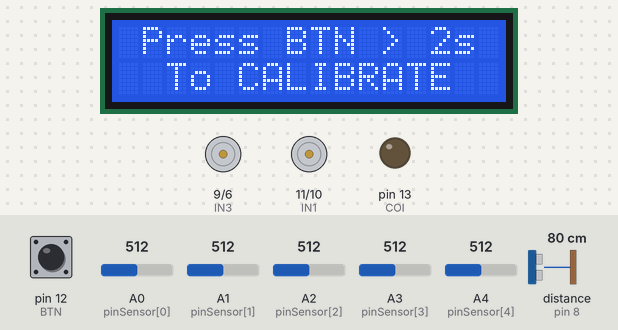
The sketch below on a simulated Arduino Uno, built with avr-gcc and run on an emulated ATmega328P. Shown: 16×2 character LCD, motor-driver pin pairs drawn as motors (green arrow = first pin HIGH = forward, orange = second pin HIGH = backward, longer = more drive), output pins drawn as LEDs (lit = HIGH). Inputs (shaded band) come from the test bench; at power-on: pin 12 (BTN) HIGH, distance to the obstacle (sensor on pin 8) 80 cm, A0 (pinSensor[0]) = 512, A1 (pinSensor[1]) = 512, A2 (pinSensor[2]) = 512, A3 (pinSensor[3]) = 512, A4 (pinSensor[4]) = 512. The echo pulse lasts 58.3 µs per cm; pins used as bus, display or sensor lines are not drawn.

Above: at 0.8 s.
0.9 s: pin 12 (BTN) pulled LOW for 0.15 s
At 3.2 s:
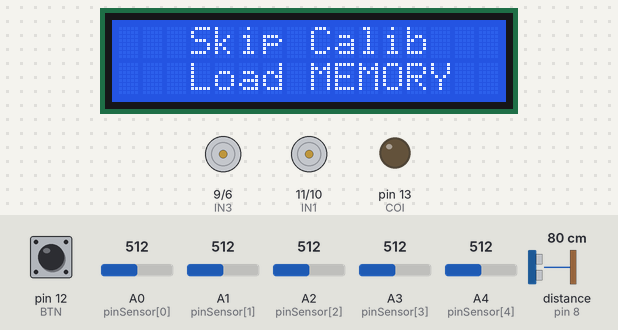
3.5 s: distance to the obstacle (sensor on pin 8) set to 17 cm
At 4.3 s:
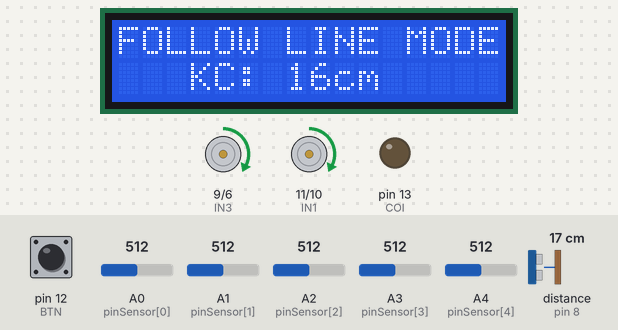
5.2 s: distance to the obstacle (sensor on pin 8) set to 13 cm
At 6.8 s:
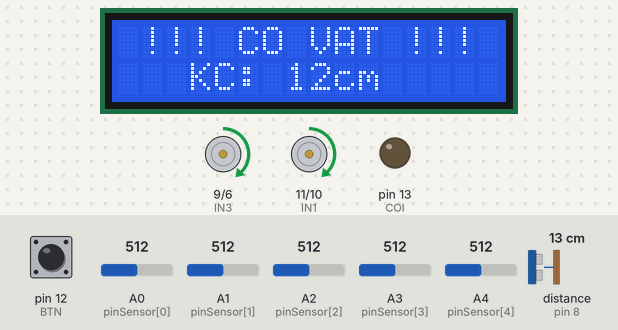
6.9 s: distance to the obstacle (sensor on pin 8) set to 18 cm
At 8.0 s:
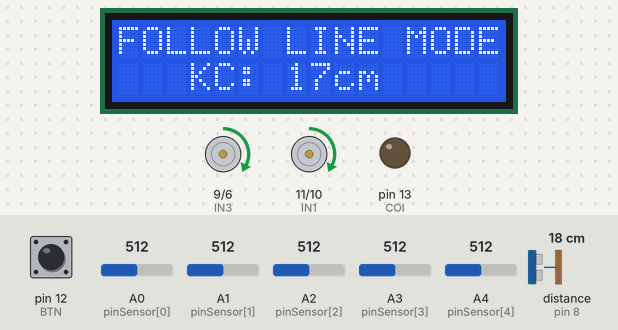
Timing chart, 0 to 9.9 s (numbered marks = the images above; inputs shaded):
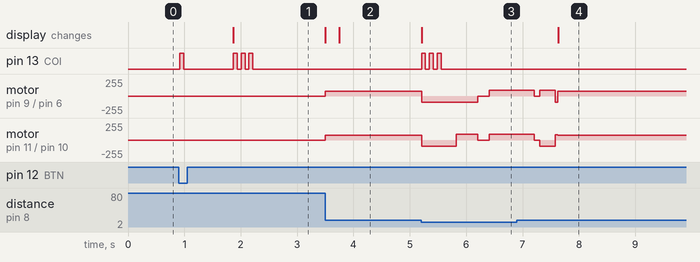

The sketch:

Code_Do_Line_Tranh_Vat_Can.ino
```cpp
#include <Wire.h> //thư viện giao tiếp I2C
#include <LiquidCrystal.h>  // Thư viện LCD 4-bit
#include <EEPROM.h>//thư viện đọc/ghi dữ liệu vào bộ nhớ vĩnh viễn Adruino

// LCD 1602 sử dụng giao tiếp 4-bit
LiquidCrystal lcd(0, 1, 2, 3, 4, 5);  // RS=0, EN=1, D4=2, D5=3, D6=4, D7=5

//L298N
#define IN1 11   // Motor trái
#define IN2 10   // chân điều khiển tốc độ/hướng motor trái
#define IN3 9  // Motor phải
#define IN4 6 // chân điều khiển tốc độ/hướng motor phải

// EEPROM address
#define EEPROM_ADDR 0

// CB HCSR04
#define TRIG_PIN 7// chân phát sóng siêu âm
#define ECHO_PIN 8// chân nhận sóng siêu âm phản hồi


//TCRT5000
int threshold[5] = {500, 500, 500, 500, 500}; // tùy chỉnh theo ánh sáng
const int pinSensor[5] = {A0, A1, A2, A3, A4}; //5 chân analog đọc dữ liệu từ cảm biến
float weight[5] = {-2, -1, 0, 1, 2};  // trọng số gán cho mỗi mắt để tính toán độ lệch PID
bool sensorValue[5]; // lưu trạng thái line (0:ngoài vạch,1:trên vạch)
unsigned long pressStartTime = 0;
bool buttonState;

#define BTN 12// chân nút điều khiển
#define COI 13 // chân còi báo(buzzer)

// ---- Lưu threshold vào EEPROM ----
void saveThreshold(){
  for(int i=0;i<5;i++){
    //Serial.print(threshold[i]);
    //Serial.print("  |  ");
    EEPROM.put(EEPROM_ADDR + i*2, threshold[i]); // mỗi int 2 byte vào bộ nhớ
  }  //Serial.println();
}
// ---- Đọc threshold từ EEPROM ----
void loadThreshold(){
  for(int i=0;i<5;i++){
    EEPROM.get(EEPROM_ADDR + i*2, threshold[i]);// lấy dữ liệu từ địa chỉ tương ứng
  }
}
void readSensor() { //đọc giá trị từ 5 cảm biến hồng ngoại
  int count = 0;
  int sumArr[] = {0,0,0,0,0,0,0,0};
  while(count < 1) {
    for(int i=0; i<5; i++){
      sumArr[i] += analogRead(pinSensor[i]);
    }
    count++;
  }
  for(int i=0; i<5; i++) {
    if((sumArr[i]/count) > threshold[i]) sensorValue[i] = 1;// nếu giá trị> ngưỡng thì trên vạch
    else sensorValue[i] = 0;// ngược lại là ngoài vạch
    //Serial.print(sensorValue[i]);
    //Serial.print("  |  ");
  } //Serial.println();
}
// Hàm trả về khoảng cách (cm)
long readDistance() { //đo khoảng cách bằng sóng siêu âm
  long duration;
  long distance;

  // Tạo xung trigger
  digitalWrite(TRIG_PIN, LOW);
  delayMicroseconds(2);
  digitalWrite(TRIG_PIN, HIGH);// phát xung 10 micro giây
  delayMicroseconds(10);
  digitalWrite(TRIG_PIN, LOW);

  // Đọc echo với TIMEOUT 20ms (~3.4m)
  duration = pulseIn(ECHO_PIN, HIGH, 20000);// đo thời gian xung phản hồi

  // Không có phản xạ → bỏ qua
  if (duration == 0) {
    return -1;
  }

  // Tính khoảng cách (cm)
  distance = duration * 0.034 / 2;// vận tốc âm thanh.thời gian/2

  // Lọc giá trị nhiễu
  if (distance < 2 || distance > 200) {
    return -1;
  }

  return distance;
}

void beep(int n) {
  for(int i = 0; i < n; i++) {
    digitalWrite(COI, HIGH);  // Bật buzzer
    delay(70);               // thời gian kêu 200ms
    digitalWrite(COI, LOW);   // Tắt buzzer
    delay(70);               // nghỉ giữa các beep 200ms
  }
}
float getError() { // thuật toán điều khiển PID
  readSensor();
  int sum = 0;
  int count = 0;
  for(int i = 0; i < 5; i++) {
    sum += weight[i] * sensorValue[i];// tổng trọng số các mắt đang thấy vạch
    count += sensorValue[i];// số lượng mắt đang thấy vạch
  }
  return (count>0) ? (float)sum/count : NAN; // outline thì trả về NAN
}
// Hàm điều khiển bánh trái
void motorLeft(int speed) {
  if (speed > 0) {
    analogWrite(IN1, speed);
    digitalWrite(IN2, LOW);
  }
  else if (speed < 0) {
    digitalWrite(IN1, LOW);
    analogWrite(IN2, -speed);
  }
  else { // speed = 0
    digitalWrite(IN1, LOW);
    digitalWrite(IN2, LOW);
  }
}
// ---- Calibrate threshold ----
void calibrateThreshold() {
  lcd.clear();
  lcd.setCursor(0,0);
  lcd.print(" Press BTN > 2s");
  lcd.setCursor(0,1);
  lcd.print("  To CALIBRATE");

  bool skip = true;
  bool longPress = false;

  int inlineValue[5];
  int outlineValue[5];

  for (int i = 0; i < 5; i++) {
    inlineValue[i] = 1023;
    outlineValue[i] = 0;
  }

  /* ====== CHỜ NHẤN NÚT ====== */
  while (true) {
    buttonState = digitalRead(BTN);
    if (buttonState == LOW) {
      delay(20); // debounce
      pressStartTime = millis();
      beep(1);

      while (digitalRead(BTN) == LOW) {
        if (millis() - pressStartTime >= 2000) {
          skip = false;
          longPress = true;
          break;
        }
      }
      break;
    }
  }

  if (longPress) {
    beep(3);
  }

  delay(800);

  /* ====== LOAD / CALIB ====== */
  if (!skip) {

    /* ====== IN-LINE ====== */
    lcd.clear();
    lcd.setCursor(0,0);
    lcd.print("  Put ON line");
    lcd.setCursor(0,1);
    lcd.print("   Press BTN");

    while (digitalRead(BTN) == LOW);
    while (digitalRead(BTN) != LOW);

    digitalWrite(COI, HIGH);
    delay(300);

    for (int i = 0; i < 100; i++) {
      for (int j = 0; j < 5; j++) {
        inlineValue[j] = min(inlineValue[j], analogRead(pinSensor[j]));
        //Serial.print(inlineValue[j]);
        //Serial.print("  |  ");
      } //Serial.println();
    }

    digitalWrite(COI, LOW);

    /* ====== OUT-LINE ====== */
    lcd.clear();
    lcd.setCursor(0,0);
    lcd.print("  Put OUT line");
    lcd.setCursor(0,1);
    lcd.print("   Press BTN");

    while (digitalRead(BTN) == LOW);
    while (digitalRead(BTN) != LOW);

    digitalWrite(COI, HIGH);
    delay(300);

    for (int i = 0; i < 100; i++) {
      for (int j = 0; j < 5; j++) {
        outlineValue[j] = max(outlineValue[j], analogRead(pinSensor[j]));
        //Serial.print(outlineValue[j]);
        //Serial.print("  |  ");
      } //Serial.println();
    }

    digitalWrite(COI, LOW);

    /* ====== TÍNH THRESHOLD ====== */
    for (int i = 0; i < 5; i++) {
      threshold[i] = (inlineValue[i] + outlineValue[i]) / 2;
    }

    saveThreshold();

    lcd.clear();
    lcd.setCursor(0,0);
    lcd.print("  CALIB DONE!");
    lcd.setCursor(0,1);
    lcd.print("  Saved to MEM");
    delay(1200);
    beep(3);
    delay(1200);

  } else {

    /* ====== LOAD TỪ BỘ NHỚ ====== */
    loadThreshold();

    lcd.clear();
    lcd.setCursor(0,0);
    lcd.print("   Skip Calib");
    lcd.setCursor(0,1);
    lcd.print("   Load MEMORY");
    beep(3);
    delay(1200);
  }
}
// Hàm điều khiển bánh phải
void motorRight(int speed) {
  if (speed > 0) {
    analogWrite(IN3, speed);
    digitalWrite(IN4, LOW);
  }
  else if (speed < 0) {
    digitalWrite(IN3, LOW);
    analogWrite(IN4, -speed);
  }
  else { // speed = 0
    digitalWrite(IN3, LOW);
    digitalWrite(IN4, LOW);
  }
}
int limitMinPWM(int pwm, int minPWM) {
  if (pwm > 0 && pwm < minPWM) return minPWM;
  if (pwm < 30 && pwm > -minPWM) return -minPWM;
  return pwm;
}

// PID
float lastError = 0;
float baseSpeed = 70;
float kp = 45;
float kd = 7;
unsigned long lastTime = 0;
unsigned long lastLCD = 0;
// PID control

void motorControl(){
  unsigned long now = millis();
  float dt = (now - lastTime) / 1000.0;
  lastTime = now;
  if (dt < 0.01) dt = 0.01;

  float error = getError();

  if (isnan(error)) {
    motorLeft(70);
    motorRight(70);
    return;
  }

  float P = kp * error;
  float D = kd * (error - lastError) / dt;
  lastError = error;

  int leftSpeed, rightSpeed;

  // ===== CUA GẮT =====
  if (abs(error) > 1.5) {
    leftSpeed  =  P;
    rightSpeed = -P;
  }
  // ===== CUA NHẸ / THẲNG =====
  else {
    leftSpeed  = baseSpeed + P + D;
    rightSpeed = baseSpeed - P - D;
  }

  // ---- ÉP PWM TỐI THIỂU ----
  leftSpeed  = limitMinPWM(leftSpeed,  70);
  rightSpeed = limitMinPWM(rightSpeed, 70);

  leftSpeed  = constrain(leftSpeed,  -255, 255);
  rightSpeed = constrain(rightSpeed, -255, 255);

  motorLeft(leftSpeed);
  motorRight(rightSpeed);
}
void lcdLineMode (long distance) {
  lcd.setCursor(0, 0);
  lcd.print("FOLLOW LINE MODE");

  lcd.setCursor(0, 1);
  lcd.print("   KC: ");
  if (distance == -1) {
    lcd.print(" cm ");
  } else {
    lcd.print(distance);
    lcd.print("cm   ");
  }
}

void lcdObstacleMode(long distance) {
  lcd.setCursor(0, 0);
  lcd.print(" !!! CO VAT !!! ");

  lcd.setCursor(0, 1);
  lcd.print("   KC: ");
  lcd.print(distance);
  lcd.print("cm   ");
}


void setup() {
  lcd.begin(16, 2);

  pinMode(BTN, INPUT_PULLUP);

  pinMode(TRIG_PIN, OUTPUT);
  pinMode(ECHO_PIN, INPUT);

  pinMode(IN1, OUTPUT);
  pinMode(IN2, OUTPUT);
  pinMode(IN3, OUTPUT);
  pinMode(IN4, OUTPUT);

  pinMode(COI, OUTPUT);

  calibrateThreshold();
}

void loop() {
  long kc = readDistance();
  // ===== HIỂN THỊ LCD (mỗi 250ms) =====
  if (millis() - lastLCD > 250) {
    lastLCD = millis();
    if (kc > 15 ) lcdLineMode(kc);
  }
  // Tránh Vật Cản
  if (kc <  15 && kc != -1) {
    lcdObstacleMode(kc);
    motorLeft(-90);
    motorRight(-90);
    beep(3); delay(200);
    motorLeft(90);
    motorRight(-90);
    delay(380);
    motorLeft(0);
    motorRight(0);
    delay(200);
    motorLeft(90);
    motorRight(90);
    delay(800);
    motorLeft(0);
    motorRight(0);
    delay(100);
    motorLeft(-80);
    motorRight(80);
    delay(270);
    motorLeft(90);
    motorRight(60);
    while(sensorValue[0] == 0 || sensorValue[1] == 0 ){
      readSensor();
    }
    motorLeft(80);
    motorRight(-80);
    delay(50);
  }
  motorControl();
}
```

Measured:
- the behaviour switches between 16 and 15 cm on distance to the obstacle (sensor on pin 8) (found by bisection; images 2 and 3)
- after the input at 0.9 s, motor on pin 9 (IN3) / pin 6 (IN4), motor on pin 11 (IN1) / pin 10 (IN2): stopped → forward 70/255 after 2.6 s; the display: changes after 0.97 s (image 1)
- after the input at 3.5 s, the display: changes after 0.25 s (image 2)
- after the input at 5.2 s, pin 13 (COI): alternates HIGH for 0.07 s and LOW for 0.07 s, 6 changes in all, then stays LOW, starting at once; motor on pin 9 (IN3) / pin 6 (IN4): forward 70/255 → backward 90/255 at once, → stopped 1.0 s later, → forward 90/255 0.20 s later
- after the input at 6.9 s, pin 13 (COI): stops changing and stays LOW; the display: changes after 0.73 s (image 4)
- what the display in image 1 shows lasts 1.6 s, from 1.9 s to 3.5 s
